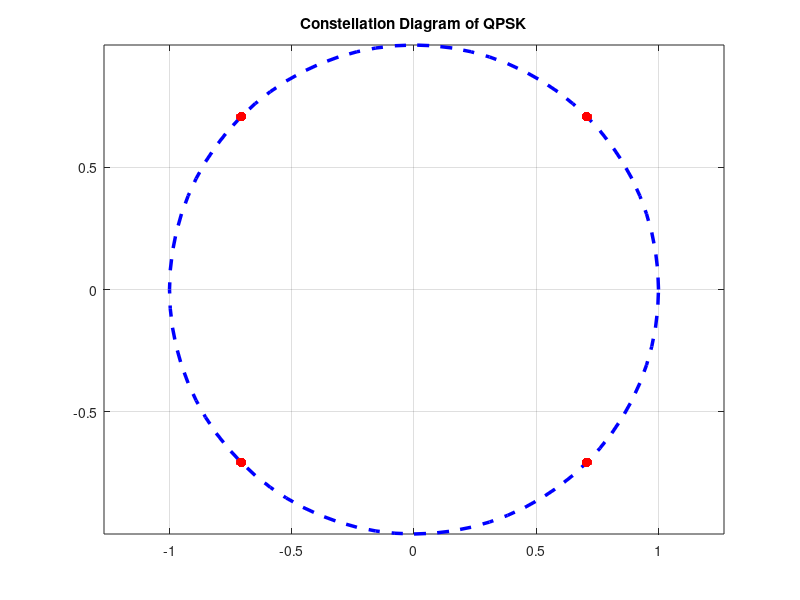
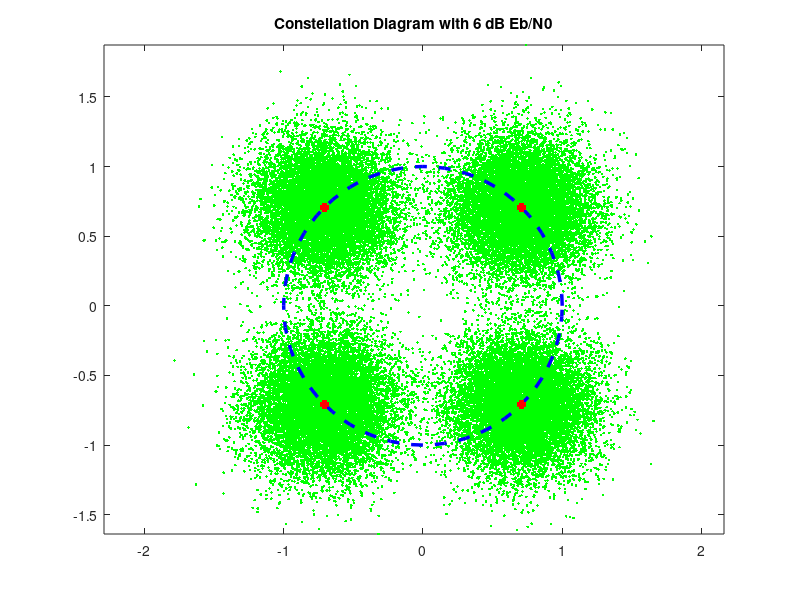
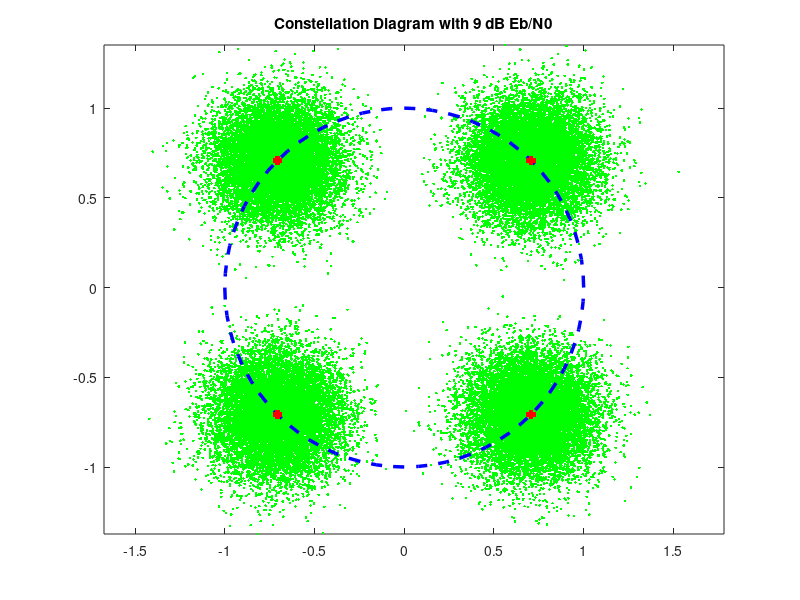

The MATLAB source for these figures, in order:
clear,clc;close all;
M=4;
N=100000;
nsymbol=N/2;
data= randsrc(nsymbol,2,[0 1]);
set=exp(1i*(1:2:7)*pi/4);  %generate stars

[a1,b1]=find(data(:,1)==0&data(:,2)==0);
message(a1)=set(1);
[a2,b2]=find(data(:,1)==0&data(:,2)==1);
message(a2)=set(2);
[a3,b3]=find(data(:,1)==1&data(:,2)==1);
message(a3)=set(3); 
[a4,b4]=find(data(:,1)==1&data(:,2)==0);
message(a4)=set(4);   
Es=norm(message).^2/nsymbol; % per symbol
Eb=Es/(log2(M));            % per bit
EbN0dB=[6 9];  %in dB
EbN0space=10.^(EbN0dB/10);
N0=Eb./EbN0space;
sigma=sqrt(N0/2);


figure(1);
t=0:pi/40:2*pi;r=1;
x=r*cos(t);y=r*sin(t);
plot(x,y,'--b','LineWidth',2.5);hold on;
axis equal
plot(real(message),imag(message),'r*','LineWidth',2.5);
grid on;
title('Constellation Diagram of QPSK');

n1=sigma(1)*randn(1,nsymbol);
n2=sigma(1)*randn(1,nsymbol);
receive=message+n1+n2*1i;
figure(2);
t=0:pi/40:2*pi;r=1;
x=r*cos(t);y=r*sin(t);
plot(real(receive),imag(receive),'g.');hold on;
plot(x,y,'--b','LineWidth',2.5);hold on;
plot(real(message),imag(message),'r+','LineWidth',2.5);
axis equal
title('Constellation Diagram with 6 dB Eb/N0');

n1=sigma(2)*randn(1,nsymbol);
n2=sigma(2)*randn(1,nsymbol);
receive=message+n1+n2*1i;
figure(3);
t=0:pi/40:2*pi;r=1;
x=r*cos(t);y=r*sin(t);
plot(real(receive),imag(receive),'g.');hold on;
plot(x,y,'--b','LineWidth',2.5);hold on;
plot(real(message),imag(message),'r+','LineWidth',2.5);
axis equal
title('Constellation Diagram with 9 dB Eb/N0');

